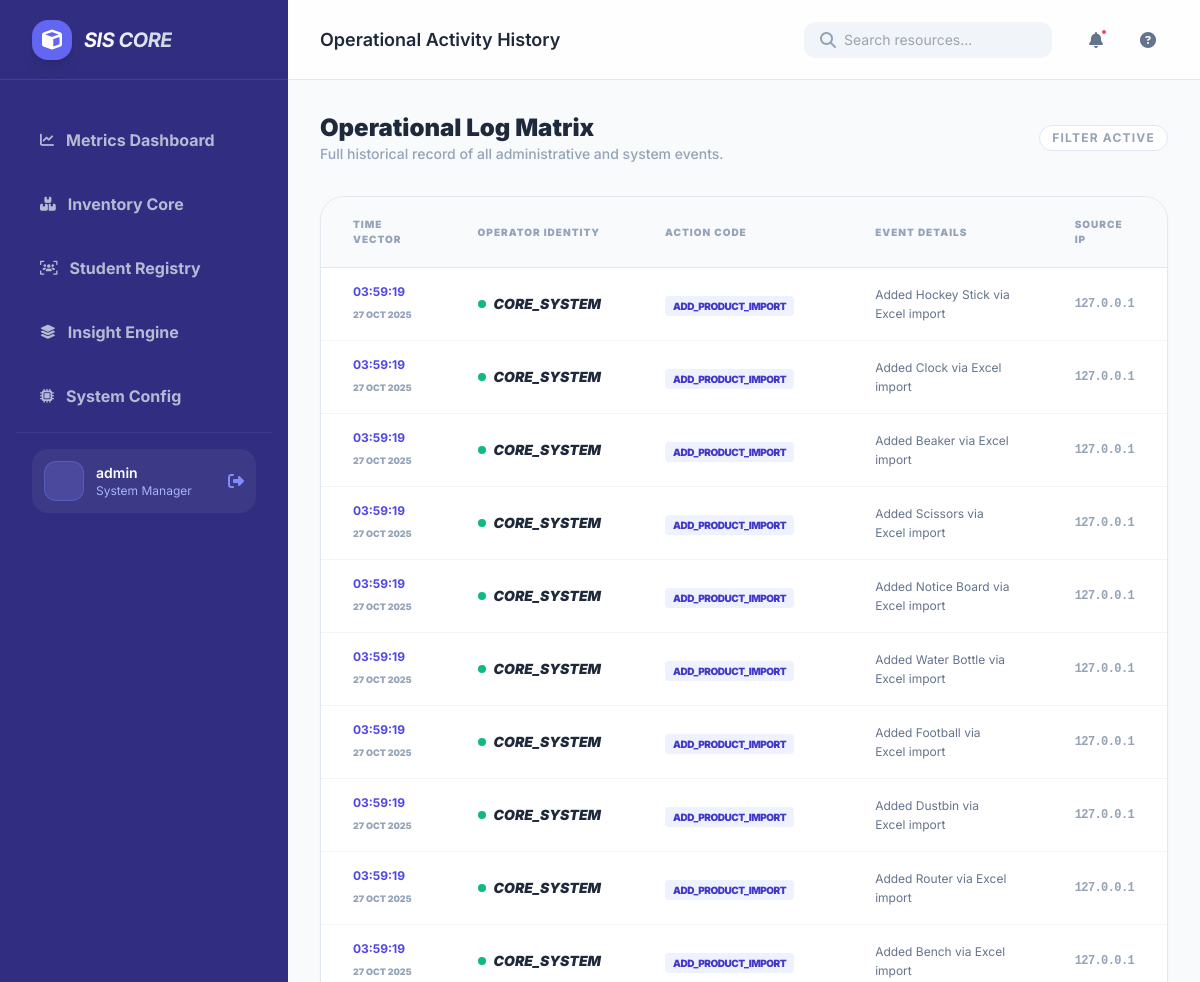
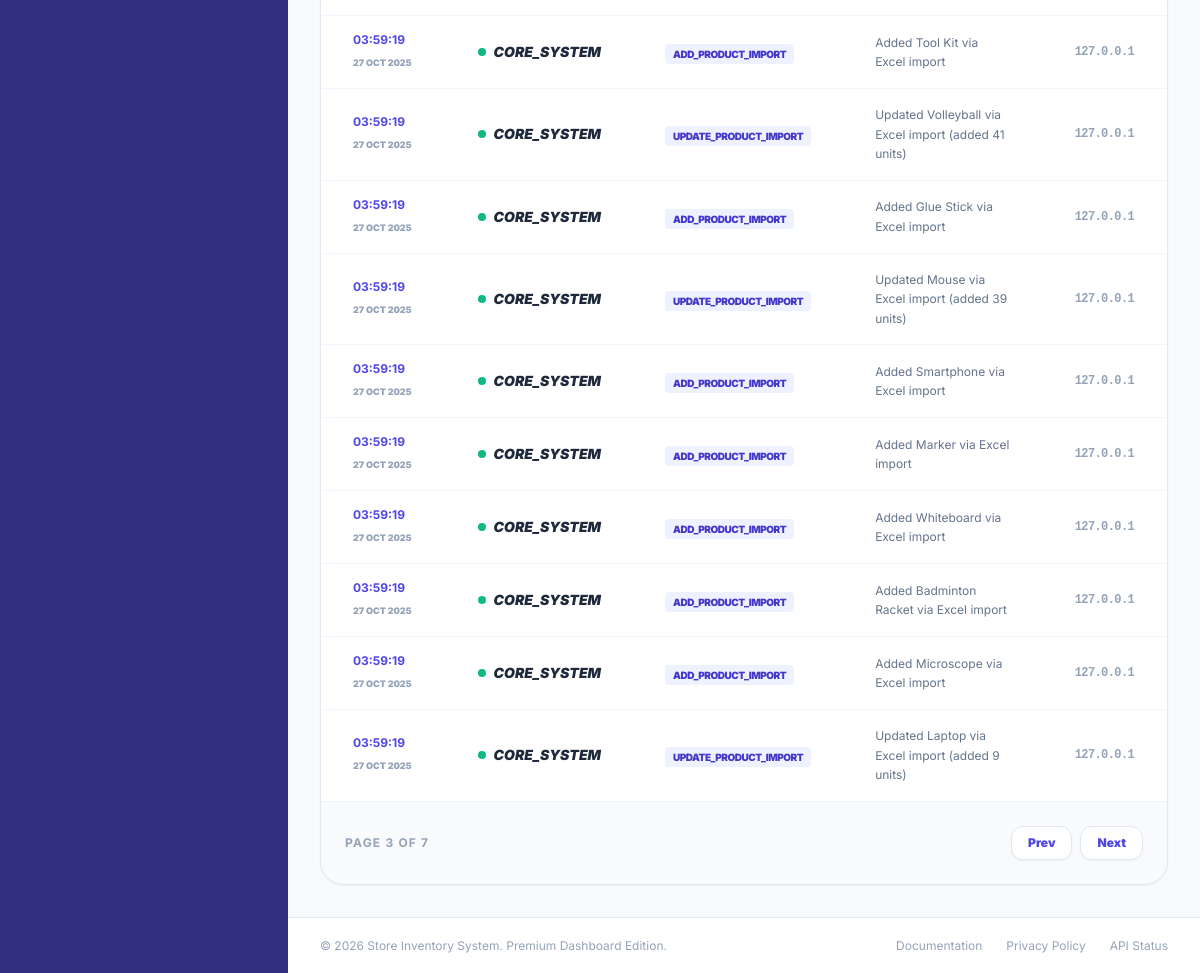
The page /activity_logs?page=3 (signed in) on the database its author committed (2 pictures, top to bottom).
### app.py (models this page shows)
class ActivityLog(db.Model):
    __tablename__ = 'activity_logs'
    id = db.Column(db.Integer, primary_key=True)
    user_id = db.Column(db.Integer, db.ForeignKey('users.id'), nullable=True)
    action = db.Column(db.String(100), nullable=False)
    details = db.Column(db.Text, nullable=True)
    timestamp = db.Column(db.DateTime, default=datetime.utcnow)
    ip_address = db.Column(db.String(45), nullable=True)

### app.py (the view)
@app.route('/activity_logs')
@login_required
@admin_required
def activity_logs():
    page = request.args.get('page', 1, type=int)
    logs = ActivityLog.query.order_by(ActivityLog.timestamp.desc()).paginate(page=page, per_page=20)
    return render_template('activity_logs.html', logs=logs)

### app.py (called while the page is built)
def login_required(f):
    @wraps(f)
    def decorated_function(*args, **kwargs):
        if 'user_id' not in session:
            flash('Please log in to access this page.', 'warning')
            return redirect(url_for('login', next=request.url))
        return f(*args, **kwargs)
    return decorated_function

def admin_required(f):
    @wraps(f)
    def decorated_function(*args, **kwargs):
        if 'is_admin' not in session or not session['is_admin']:
            flash('You do not have permission to access this page.', 'danger')
            return redirect('/')
        return f(*args, **kwargs)
    return decorated_function

### templates/activity_logs.html (shortened to what this page needs)
{% extends "base.html" %}
{% block header_title %}Operational Activity History{% endblock %}
{% block content %}
<div class="space-y-8">
    <div class="flex items-center justify-between">
        <div>
            <h3 class="text-2xl font-black text-slate-800">Operational Log Matrix</h3>
            <p class="text-sm text-slate-400 font-medium">Full historical record of all administrative and system events.</p>
        </div>
        <div class="flex items-center gap-3">
            <span class="text-xs font-bold text-slate-400 uppercase tracking-widest px-3 py-1 bg-white border border-slate-200 rounded-full">Filter Active</span>
        </div>
    </div>
    <div class="card-modern overflow-hidden">
        <div class="overflow-x-auto">
            <table class="w-full text-left border-collapse">
                <thead class="bg-slate-50 border-b border-slate-200">
                    <tr>
                        <th class="px-8 py-5 text-[10px] font-black text-slate-400 uppercase tracking-widest">Time Vector</th>
                        <th class="px-8 py-5 text-[10px] font-black text-slate-400 uppercase tracking-widest">Operator Identity</th>
                        <th class="px-8 py-5 text-[10px] font-black text-slate-400 uppercase tracking-widest">Action Code</th>
                        <th class="px-8 py-5 text-[10px] font-black text-slate-400 uppercase tracking-widest">Event Details</th>
                        <th class="px-8 py-5 text-[10px] font-black text-slate-400 uppercase tracking-widest">Source IP</th>
                    </tr>
                </thead>
                <tbody class="divide-y divide-slate-100">
                    {% for log in logs.items %}
                    <tr class="hover:bg-slate-50 transition-colors">
                        <td class="px-8 py-4">
                            <span class="text-xs font-bold text-indigo-600 block">{{ log.timestamp.strftime('%H:%M:%S') }}</span>
                            <span class="text-[9px] font-black text-slate-400 uppercase">{{ log.timestamp.strftime('%d %b %Y') }}</span>
                        </td>
                        <td class="px-8 py-4">
                            <div class="flex items-center gap-2">
                                <span class="w-2 h-2 rounded-full bg-emerald-500"></span>
                                <span class="text-sm font-black text-slate-800 italic">{{ log.user.username if log.user else 'CORE_SYSTEM' }}</span>
                            </div>
                        </td>
                        <td class="px-8 py-4">
                            <span class="px-2 py-1 bg-indigo-50 text-indigo-700 text-[10px] font-black rounded uppercase tracking-tighter">{{ log.action }}</span>
                        </td>
                        <td class="px-8 py-4">
                            <p class="text-xs text-slate-500 max-w-lg leading-relaxed">{{ log.details or '-' }}</p>
                        </td>
                        <td class="px-8 py-4 text-xs font-bold text-slate-400 font-mono tracking-tighter">
                            {{ log.ip_address or '0.0.0.0' }}
                        </td>
                    </tr>
                    {% endfor %}
                </tbody>
            </table>
        </div>
        <div class="p-6 bg-slate-50 border-t border-slate-100 flex items-center justify-between">
            <p class="text-xs font-bold text-slate-400 uppercase tracking-widest">Page {{ logs.page }} of {{ logs.pages }}</p>
            <div class="flex gap-2">
                {% if logs.has_prev %}
                <a href="{{ url_for('activity_logs', page=logs.prev_num) }}" class="px-4 py-2 bg-white border border-slate-200 rounded-xl text-xs font-black text-indigo-600 shadow-sm hover:bg-slate-50 transition-all">Prev</a>
                {% endif %}
                {% if logs.has_next %}
                <a href="{{ url_for('activity_logs', page=logs.next_num) }}" class="px-4 py-2 bg-white border border-slate-200 rounded-xl text-xs font-black text-indigo-600 shadow-sm hover:bg-slate-50 transition-all">Next</a>
                {% endif %}
            </div>
        </div>
    </div>
</div>
{% endblock %}

### rows shown on the page
ActivityLog: timestamp "03:59:19", timestamp "27 OCT 2025", user "CORE_SYSTEM", action "ADD_PRODUCT_IMPORT", details "Added Hockey Stick via Excel import", ip_address "127.0.0.1"
ActivityLog: timestamp "03:59:19", timestamp "27 OCT 2025", user "CORE_SYSTEM", action "ADD_PRODUCT_IMPORT", details "Added Clock via Excel import", ip_address "127.0.0.1"
ActivityLog: timestamp "03:59:19", timestamp "27 OCT 2025", user "CORE_SYSTEM", action "ADD_PRODUCT_IMPORT", details "Added Beaker via Excel import", ip_address "127.0.0.1"
ActivityLog: timestamp "03:59:19", timestamp "27 OCT 2025", user "CORE_SYSTEM", action "ADD_PRODUCT_IMPORT", details "Added Scissors via Excel import", ip_address "127.0.0.1"
ActivityLog: timestamp "03:59:19", timestamp "27 OCT 2025", user "CORE_SYSTEM", action "ADD_PRODUCT_IMPORT", details "Added Notice Board via Excel import", ip_address "127.0.0.1"
ActivityLog: timestamp "03:59:19", timestamp "27 OCT 2025", user "CORE_SYSTEM", action "ADD_PRODUCT_IMPORT", details "Added Water Bottle via Excel import", ip_address "127.0.0.1"
ActivityLog: timestamp "03:59:19", timestamp "27 OCT 2025", user "CORE_SYSTEM", action "ADD_PRODUCT_IMPORT", details "Added Football via Excel import", ip_address "127.0.0.1"
ActivityLog: timestamp "03:59:19", timestamp "27 OCT 2025", user "CORE_SYSTEM", action "ADD_PRODUCT_IMPORT", details "Added Dustbin via Excel import", ip_address "127.0.0.1"
ActivityLog: timestamp "03:59:19", timestamp "27 OCT 2025", user "CORE_SYSTEM", action "ADD_PRODUCT_IMPORT", details "Added Router via Excel import", ip_address "127.0.0.1"
ActivityLog: timestamp "03:59:19", timestamp "27 OCT 2025", user "CORE_SYSTEM", action "ADD_PRODUCT_IMPORT", details "Added Bench via Excel import", ip_address "127.0.0.1"
ActivityLog: timestamp "03:59:19", timestamp "27 OCT 2025", user "CORE_SYSTEM", action "ADD_PRODUCT_IMPORT", details "Added Tool Kit via Excel import", ip_address "127.0.0.1"
ActivityLog: timestamp "03:59:19", timestamp "27 OCT 2025", user "CORE_SYSTEM", action "UPDATE_PRODUCT_IMPORT", details "Updated Volleyball via Excel import (added 41 units)", ip_address "127.0.0.1"
ActivityLog: timestamp "03:59:19", timestamp "27 OCT 2025", user "CORE_SYSTEM", action "ADD_PRODUCT_IMPORT", details "Added Glue Stick via Excel import", ip_address "127.0.0.1"
ActivityLog: timestamp "03:59:19", timestamp "27 OCT 2025", user "CORE_SYSTEM", action "UPDATE_PRODUCT_IMPORT", details "Updated Mouse via Excel import (added 39 units)", ip_address "127.0.0.1"
ActivityLog: timestamp "03:59:19", timestamp "27 OCT 2025", user "CORE_SYSTEM", action "ADD_PRODUCT_IMPORT", details "Added Smartphone via Excel import", ip_address "127.0.0.1"
ActivityLog: timestamp "03:59:19", timestamp "27 OCT 2025", user "CORE_SYSTEM", action "ADD_PRODUCT_IMPORT", details "Added Marker via Excel import", ip_address "127.0.0.1"
ActivityLog: timestamp "03:59:19", timestamp "27 OCT 2025", user "CORE_SYSTEM", action "ADD_PRODUCT_IMPORT", details "Added Whiteboard via Excel import", ip_address "127.0.0.1"
ActivityLog: timestamp "03:59:19", timestamp "27 OCT 2025", user "CORE_SYSTEM", action "ADD_PRODUCT_IMPORT", details "Added Badminton Racket via Excel import", ip_address "127.0.0.1"
ActivityLog: timestamp "03:59:19", timestamp "27 OCT 2025", user "CORE_SYSTEM", action "ADD_PRODUCT_IMPORT", details "Added Microscope via Excel import", ip_address "127.0.0.1"
ActivityLog: timestamp "03:59:19", timestamp "27 OCT 2025", user "CORE_SYSTEM", action "UPDATE_PRODUCT_IMPORT", details "Updated Laptop via Excel import (added 9 units)", ip_address "127.0.0.1"

### other values the page prints
{{ session.get('username', 'Admin
                                User') }} "admin"
{{ logs.page }} "3"
{{ logs.pages }} "7"
